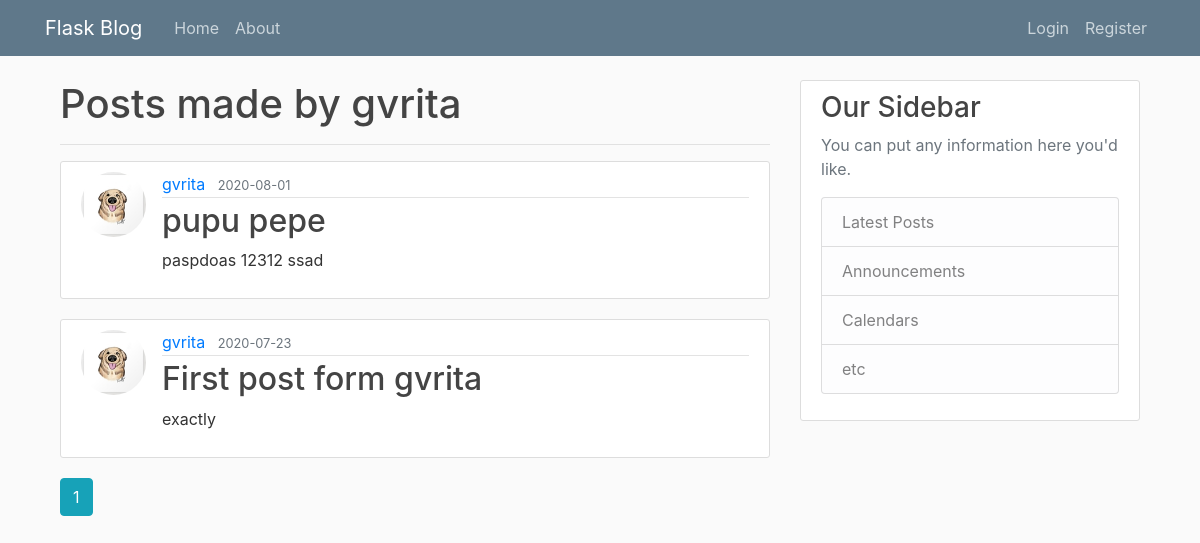
The page /user/gvrita on the database its author committed.
### flaskblog/models.py (models this page shows, shortened)
class User(db.Model, UserMixin):
    id = db.Column(db.Integer, primary_key=True)
    username = db.Column(db.String(20), unique=True, nullable=False)
    email = db.Column(db.String(120), unique=True, nullable=False)
    image_file = db.Column(db.String(20), nullable=False,
                           default='default.jpg')
    password = db.Column(db.String(60), nullable=False)
    posts = db.relationship('Post', backref='author', lazy=True)

class Post(db.Model, UserMixin):
    id = db.Column(db.Integer, primary_key=True)
    title = db.Column(db.String(100), nullable=False)
    date_posted = db.Column(db.DateTime, nullable=False,
                            default=datetime.utcnow)
    content = db.Column(db.Text, nullable=False)
    user_id = db.Column(db.Integer, db.ForeignKey('user.id'), nullable=False)

### flaskblog/routes.py (the view)
@app.route('/user/<string:username>')
def user(username):
    user = User.query.filter_by(username=username).first_or_404()
    page = request.args.get('page', 1, type=int)
    posts = Post.query.filter_by(author=user).order_by(
        Post.date_posted.desc()).paginate(page=page, per_page=5)
    return render_template("user.html", posts=posts, user=user)

### flaskblog/templates/user.html
{% extends 'layout.html'%}
{% block body %}
    <h1>Posts made by {{user.username}}</h1>
    <hr>
    {% for post in posts.items %}
       <article class="media content-section">
        <img class='rounded-circle article-img' src="{{url_for('static',filename='profile_pics/' + post.author.image_file)}}">
          <div class="media-body">
            <div class="article-metadata">
              <a class="mr-2" href="#">{{ post.author.username }}</a>
              <small class="text-muted">{{ post.date_posted.strftime('%Y-%m-%d') }}</small>
            </div>
            <h2><a class="article-title" href="{{url_for('post',post_id=post.id)}}">{{ post.title }}</a></h2>
            <p class="article-content">{{ post.content }}</p>
          </div>
        </article>
    {% endfor %}
    {% for page_num in posts.iter_pages(left_edge=1,right_edge=1,left_current=1,right_current=2) %}
      {% if page_num %}
        {%if page_num == posts.page%}
          <a class = 'btn btn-info mb-4'href="{{url_for('user',username=user.username,page=page_num)}}">{{page_num}}</a>
        {% else%}
          <a class = 'btn btn-outline-info mb-4'href="{{url_for('user',username=user.username,page=page_num)}}">{{page_num}}</a>
        {% endif %}
      {% else %}
        ...
      {% endif%}
    {% endfor%}
{% endblock body%}

### flaskblog/static/main.css (style rules this page uses)
body { background: #fafafa; color: #333333; margin-top: 5rem; }
h1, h2, h3, h4, h5, h6 { color: #444444; }
.content-section { background: #ffffff; padding: 10px 20px; border: 1px solid #dddddd; border-radius: 3px; margin-bottom: 20px; }
.article-title { color: #444444; }
.article-content { white-space: pre-line; }
.article-img { height: 65px; width: 65px; margin-right: 16px; }
.article-metadata { padding-bottom: 1px; margin-bottom: 4px; border-bottom: 1px solid #e3e3e3 }

### rows shown on the page
User: username "gvrita"
Post: image_file (placeholder picture), author.username "gvrita", date_posted "2020-08-01", title "pupu pepe", content "paspdoas 12312 ssad"
Post: image_file (placeholder picture), author.username "gvrita", date_posted "2020-07-23", title "First post form gvrita", content "exactly"

### other values the page prints
{{ page_num }} "1"
